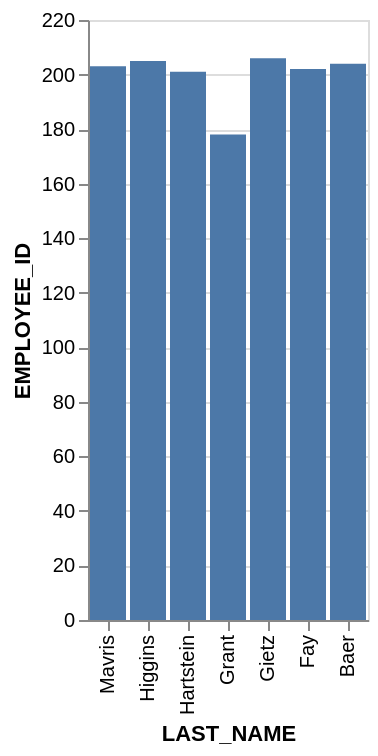

The specification (Vega-Lite) saved for this image:
### Vega-Lite specification from a JSON file in a GitHub repository (floating-point values rounded to 4 significant figures)
{"data": {"values": [{"x_data": "Mavris", "y_data": 203}, {"x_data": "Higgins", "y_data": 205}, {"x_data": "Hartstein", "y_data": 201}, {"x_data": "Grant", "y_data": 178}, {"x_data": "Gietz", "y_data": 206}, {"x_data": "Fay", "y_data": 202}, {"x_data": "Baer", "y_data": 204}]}, "mark": "bar", "encoding": {"x": {"field": "x_data", "type": "nominal", "title": "LAST_NAME", "sort": "descending"}, "y": {"field": "y_data", "type": "quantitative", "title": "EMPLOYEE_ID"}}}
